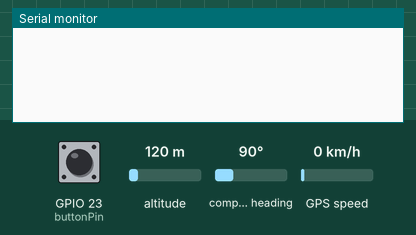
The sketch below on a simulated ESP32. Parts: the last lines printed to the serial monitor. Inputs (shaded band) come from the test bench; at power-on: GPIO 23 (buttonPin) HIGH, altitude 120 m, compass heading 90°, GPS speed 0 km/h. The GPS gets a fix after 3 s at 37.7749, -122.4194 with 8 satellites; the modem accepts every AT command (registered, SIM ready, sends succeed) and sends nothing else.

Above: at 4.2 s.
4.3 s: GPIO 23 (buttonPin) pulled LOW for 0.15 s
At 4.7 s:
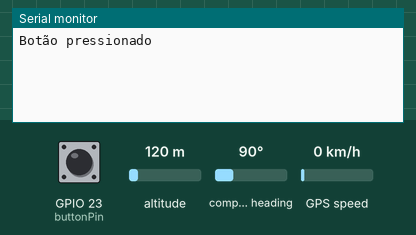
At 11.8 s:
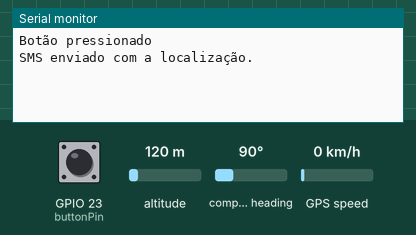

The sketch:

GPS_GSM_BUTTON.ino
```cpp
#include <HardwareSerial.h>
#include <TinyGPS++.h>

#define rxPin 4
#define txPin 2
#define RXD2 16
#define TXD2 17
#define buttonPin 23

HardwareSerial sim800(1); // GSM Module
HardwareSerial neogps(2); // GPS Module

TinyGPSPlus gps;

unsigned long lastPrintTime = 0; // Variável para armazenar o tempo do último print dos dados de GPS
const unsigned long interval = 30000; // Intervalo de 30 segundos em milissegundos
int lastButtonState = HIGH;  // Estado anterior do botão, inicializado como HIGH (liberado)

void setup() {
  Serial.begin(115200);
  sim800.begin(9600, SERIAL_8N1, rxPin, txPin);
  neogps.begin(9600, SERIAL_8N1, RXD2, TXD2);
  pinMode(buttonPin, INPUT_PULLUP);  // Configura o pino do botão como entrada com pull-up interno

  delay(1000);

  // Initialize GSM
  sim800.println("AT");
  delay(1000);
  sim800.println("AT+CMGF=1"); // Set SMS mode to text
  delay(1000);
}

void loop() {
  while (neogps.available()) {
    gps.encode(neogps.read());
  }

  if (millis() - lastPrintTime >= interval) {
    if (gps.location.isValid()) {
      float latitude = gps.location.lat();
      float longitude = gps.location.lng();

      // Print latitude, longitude, altitude, and satellites to serial monitor
      Serial.print("Latitude: ");
      Serial.println(latitude, 6);
      Serial.print("Longitude: ");
      Serial.println(longitude, 6);
      Serial.print("Altitude: ");
      Serial.print(gps.altitude.meters());
      Serial.println(" meters");
      Serial.print("Satellites: ");
      Serial.println(gps.satellites.value());
    } else {
      Serial.println("Erro: Dados de GPS não detectados.");
    }
    lastPrintTime = millis();
  }

  // Verifica o estado do botão
  int currentButtonState = digitalRead(buttonPin);  // Lê o estado atual do botão

  if (currentButtonState == LOW && lastButtonState == HIGH) {  // Se o botão foi pressionado
    Serial.println("Botão pressionado");

    if (gps.location.isValid()) {
      float latitude = gps.location.lat();
      float longitude = gps.location.lng();

      // Format Google Maps URL
      String url = "http://maps.google.com/maps?q=" + String(latitude, 6) + "," + String(longitude, 6);

      // Send SMS with Google Maps URL
      sim800.println("AT+CMGS=\"+5512997585099\""); // Replace with recipient's number
      delay(1000);
      sim800.print(url);
      delay(100);
      sim800.write(0x1A); // Envia Ctrl+Z para indicar fim do texto
      delay(5000); // Aguarda o envio do SMS

      if (sim800.find("OK")) {
        Serial.println("SMS enviado com a localização.");
      } else {
        Serial.println("Erro: Falha ao enviar o SMS.");
      }
    } else {
      Serial.println("Erro: Dados de GPS não detectados.");
    }
  }

  lastButtonState = currentButtonState;  // Atualiza o estado anterior do botão

  delay(50);  // Pequeno atraso para debounce
}
```

Measured:
- after the input at 4.3 s, the serial monitor: prints a new line at once (image 1)
